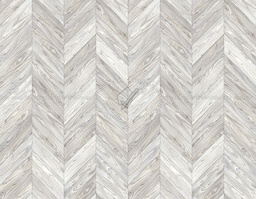
#> input picture bouncing particles/floor.jpg, 256 x 199 px, shrunk from 1300 x 1012 before the run, given in place of monkey.mov, which was not available
$ python LabSubmission.py   (older library calls are emulated)
#> lines starting #> are read from the running program, lines starting #| are printed output that depends on the picture; after the words box and inside, x2 and y2 are one past the last pixel; in counts of white or black regions, pixels touching at a corner belong together; pictures that were not available may be replaced by others from this repository, and a replacement may not be noted

import numpy as np
import cv2
import sys
import math
import os

readImgFolder = 'img'

outputImgFolder = 'boundary'

if not os.path.exists(readImgFolder):
    os.makedirs(readImgFolder)

if not os.path.exists(outputImgFolder):
    os.makedirs(outputImgFolder)

# Input the video you want to generate the motion detection
cap = cv2.VideoCapture("monkey.mov")

if not cap.isOpened():
    print("Video is not opened")
    sys.exit(1)

frame_height = int(cap.get(cv2.CAP_PROP_FRAME_HEIGHT))
frame_width = int(cap.get(cv2.CAP_PROP_FRAME_WIDTH))

block_size = 9;

print("Frame height: ", frame_height, " Frame Width: ", frame_width)

# This function is used to calculate the sum squard distance (SSD)
def MAD(current, previous):

    result = (((previous - current)**2).sum())**(1/2)

    return result

# This is the function used to draw the arrow based on two pixel's coordinate
# [30 lines left out: function arrowDraw, not called in this run]

# To get the block of the image with given blocksize
def getSubImage(img, center, blocksize):
    height = img.shape[0]
    width = img.shape[1]

    x, y = int(center[1]), int(center[0])

    half = int(blocksize/2)

    if x + half >= width:
        x = width - half - 1

    if x < half:
        x = half

    if y + half >= height:
        y = height - half - 1

    if y < half:
        y = half

    return img[y - half : y + half + 1, x - half : x + half + 1]

# Implement the search algorithm called three step search, used to find the similar block among two frames
def ThreeStepSearch(currentSub, previous, center, S, blocksize):

    if S < 1:
        return center

    itself = (int(center[0]), int(center[1]))
    itselfSubimg = getSubImage(previous, itself, blocksize)

    top = (int(center[0]- S), int(center[1]))
    topsubimg = getSubImage(previous, top, blocksize)

    bottom = (int(center[0] + S), int(center[1]))
    b_subimg = getSubImage(previous, bottom, blocksize)

    left = (int(center[0]), int(center[1] - S))
    l_subimg = getSubImage(previous, left, blocksize)

    right = (int(center[0]), int(center[1] + S))
    r_subimg = getSubImage(previous, right, blocksize)

    topleft = (int(center[0] - S), int(center[1] - S))
    tl_subimg = getSubImage(previous, topleft, blocksize)

    topright = (int(center[0] - S), int(center[1] + S))
    tr_subimg = getSubImage(previous, topright, blocksize)

    bottomleft = (int(center[0] + S), int(center[1] - S))
    bl_subimg = getSubImage(previous, bottomleft, blocksize)

    bottomright = (int(center[0] + S), int(center[1] + S))
    br_subimg = getSubImage(previous, bottomright, blocksize)

    rIt = MAD(currentsunImg, itselfSubimg)

    rTop = MAD(currentSub, topsubimg)

    rBot = MAD(currentSub, b_subimg)

    rL = MAD(currentSub, l_subimg)

    rR = MAD(currentSub, r_subimg)

    rTL = MAD(currentSub, tl_subimg)

    rTR = MAD(currentSub, tr_subimg)

    rBL = MAD(currentSub, bl_subimg)

    rBR = MAD(currentSub, br_subimg)

    sequence = (itself, top, bottom, left, right, topleft, topright, bottomleft, bottomright)

    result = (rIt, rTop, rBot, rL, rR, rTL, rTR, rBL, rBR)

    idx = result.index(min(result))

    center = sequence[idx]

    S = S / 2

    return ThreeStepSearch(currentSub, previous, center, S, blocksize)

# Another search method by going through each block that is within a limited radius
# Below the radius is 6
# [18 lines left out: function neighborblock, not called in this run]


# Extract each frame of the video and store in the folder, for the further comparasion

count = 0

while(1):
    ret, frame = cap.read()
#> frame is the input picture: shape (199, 256, 3); mean B, G, R 204.9, 210.2, 212.7

    if not ret:
        print("Video reached end")
        break;


    cv2.imwrite("img/frame%d.tif" % count, frame)

    cv2.imshow("Monkey Frame", frame)

    count = count + 1

    if cv2.waitKey(30) & 0xff == ord('q'):
#> (key q is pressed here)
        break

cap.release()
cv2.destroyAllWindows()


count_pre = 0
count_cur = 1

# Get the previous and current frame and store the modified frame into a folder

while (1):

    previous = cv2.imread("img/frame%d.tif" % count_pre)

    current = cv2.imread("img/frame%d.tif" % count_cur)

    modify = np.copy(current)

    if previous is None:
        print("Previous Frame is not found")
        break

    if current is None:
        print("Current Frame is not found")
        break

    for y in range (0, frame_height, block_size):
        for x in range (0, frame_width, block_size):

            center = (y + int(block_size/2), x + int(block_size/2))

            currentsunImg = getSubImage(current, center, block_size)

            # Using Search radius block Search algorithm
            # displacement_center, difference = neighborblock(currentsunImg, previous, center, block_size)

            # Three Step Search algorithm
            displacement_center = ThreeStepSearch(currentsunImg, previous, center, 4, block_size)

            displacementImg = getSubImage(previous, displacement_center, block_size)

            difference = MAD(currentsunImg, displacementImg)

            if difference > 60:
                modify[center[0], center[1]] = [255, 255, 255]
#> this loop made 23 passes


    # used to add the boundary to the object that moves most.

    kernel = np.ones((10, 10), np.uint8)

    dilation = cv2.dilate(modify, kernel, iterations = 3)
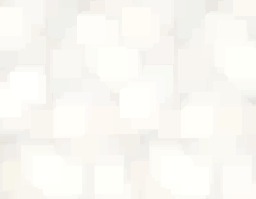
#> dilation: shape (199, 256, 3); mean B, G, R 243.3, 248.2, 249.7

    closing = cv2.morphologyEx(dilation, cv2.MORPH_CLOSE, kernel)

    closing = cv2.cvtColor(closing, cv2.COLOR_BGR2GRAY)
#> closing: shape (199, 256)

    ret, binary = cv2.threshold(closing, 240, 255, cv2.THRESH_BINARY)
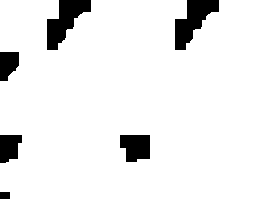
#> binary: shape (199, 256); 92.3% white; 6 black regions, box (x1, y1, x2, y2) and area: (47, 0, 91, 50) 1124, (175, 0, 219, 50) 1123, (120, 135, 150, 162) 687, (0, 135, 22, 163) 497, (0, 52, 19, 81) 444, (0, 192, 10, 199) 70


    im_back, countours, hierarchy = cv2.findContours(binary, cv2.RETR_TREE, cv2.CHAIN_APPROX_SIMPLE)

    cv2.drawContours(modify, countours, -1, (255, 255, 255), 1)
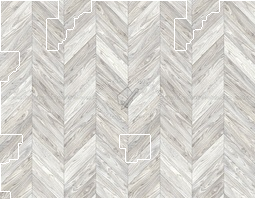
#> modify: shape (199, 256, 3); 2.55% of pixels changed, all inside (x1, y1, x2, y2) = (0, 0, 256, 199)

    cv2.imshow("Modify", modify)

    print("Center: ", center[0], " x ", center[1])
    print("Difference", difference)

    cv2.imwrite("boundary/frame%d.tif" % count_pre, modify)

    count_pre = count_pre + 1

    count_cur = count_cur + 1

    if cv2.waitKey(30) & 0xff == ord('q'):
#> (key q is pressed here)
        break

# Output the video based on the frame that stored previously.
maker = 0
out = cv2.VideoWriter('Boudary_demo.avi', cv2.VideoWriter_fourcc('M', 'J', 'P', 'G'), 10, (int(frame_width), int(frame_height)))
while(1):
    img = cv2.imread('boundary/frame%d.tif' % maker)
    if img is None:
        break;

    out.write(img)
    maker = maker + 1
out.release()
cv2.destroyAllWindows()
